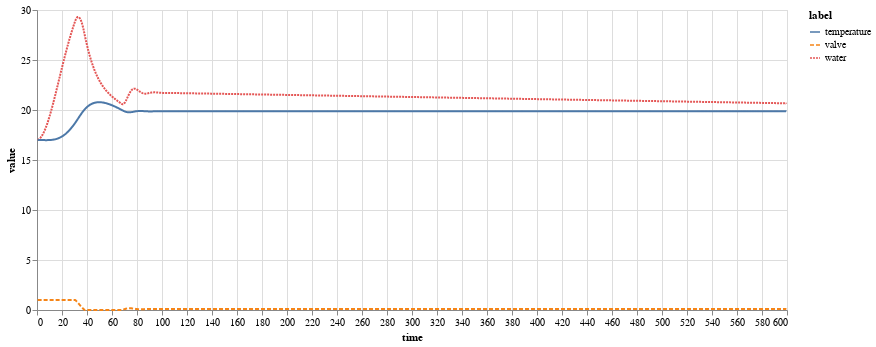

Source (notebook cell):
### Code cell
h_sim.room_temperature = 17.0
h_sim.liquid_temperature = 17.0
controller.set_point(20.0)
controller.set_kp(0.25)
controller.set_ki(0.000001)
controller.set_kd(100000.0)
now = datetime.now()
h_sim.last_time = now
controller.last_time = now
for i, seconds in enumerate(times):
    time = now + timedelta(seconds=seconds)
    valve = controller.control_loop(measurement=h_sim.room_temperature, time=time)
    h_sim.simulation_step(flow_factor=valve, time=time)
    valve_states[i] = valve
    liquid_temperatures[i] = h_sim.liquid_temperature
    room_temperatures[i] = h_sim.room_temperature
print(room_temperatures[-1])
make_chart({"times": times,
            "valve_states": valve_states,
            "liquid_temperatures": liquid_temperatures,
            "room_temperatures": room_temperatures}).properties(width=750)

### Figure 1 — Vega-Lite specification as saved in the notebook (floating-point values rounded to 4 significant figures; data arrays with more than 128 entries replaced by an {"elided": "..."} marker saying what was removed)
{"config": {"view": {"continuousWidth": 400, "continuousHeight": 300}}, "data": {"name": "data-a7a59d3efdf6f35e87a54d04cc52579c"}, "mark": "line", "encoding": {"color": {"type": "nominal", "field": "label"}, "strokeDash": {"type": "nominal", "field": "label"}, "x": {"type": "quantitative", "field": "time"}, "y": {"type": "quantitative", "field": "value"}}, "width": 750, "$schema": "https://vega.github.io/schema/vega-lite/v4.8.1.json", "datasets": {"data-a7a59d3efdf6f35e87a54d04cc52579c": {"elided": "3597 records"}}}
